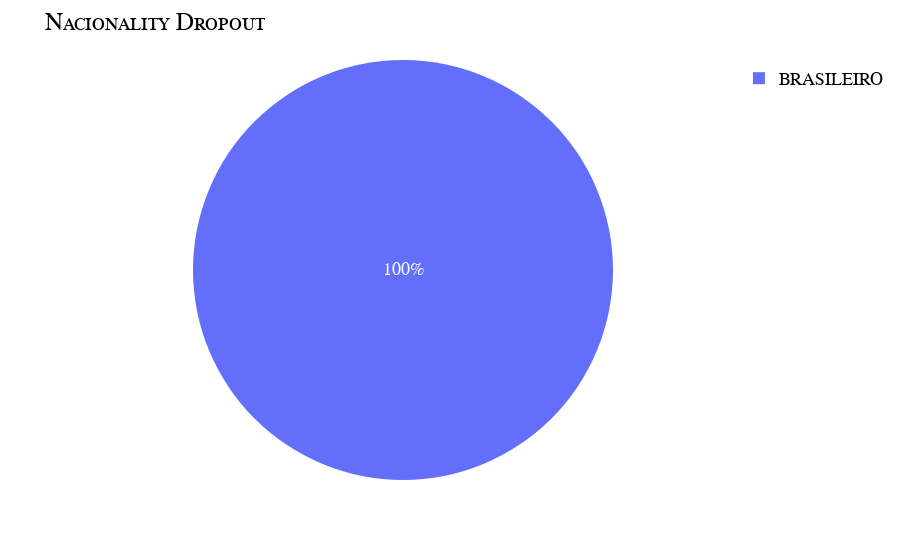
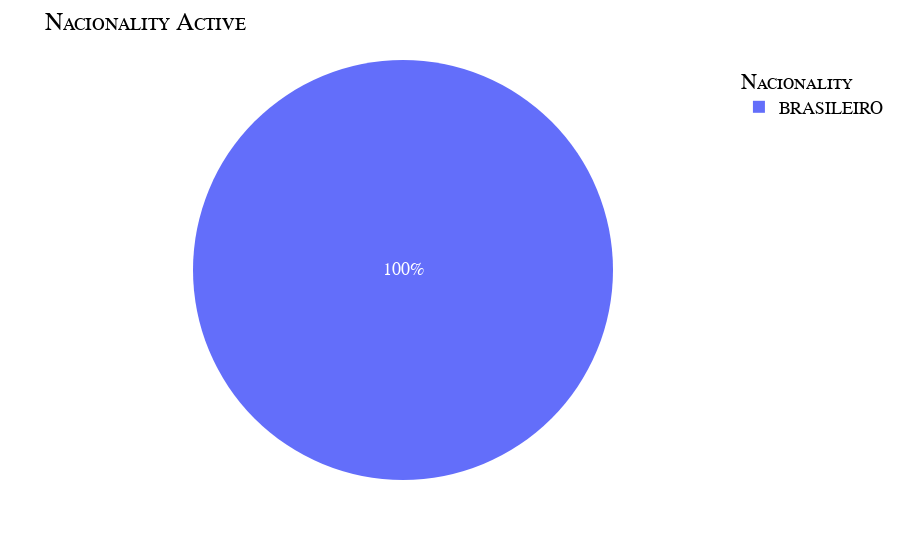

The code cell stored with these charts, in order, in its notebook:
### Code cell
# faixa etária, estado civil, nacionalidade.
fig = px.pie(dropout.groupby("Nacionalidade").size().reset_index(name='count'), names='Nacionalidade', values='count').update_layout(title={"text": "Nacionality Dropout"}, font=my_font).show()

#fig = px.pie(active.groupby("Nacionalidade").size().reset_index(name='count'), names='Nacionalidade', values='count').update_layout(title={"text": "Nacionality Active"}, legend_title_text="Nacionality", font=my_font).show()

### Figure 1 — Plotly figure (JSON) as saved in the notebook; plotly's stock layout.template omitted (floating-point values rounded to 4 significant figures)
{"data": [{"domain": {"x": [0, 1], "y": [0, 1]}, "hovertemplate": "Nacionalidade=%{label}<br>count=%{value}<extra></extra>", "labels": ["BRASILEIRO"], "legendgroup": "", "name": "", "showlegend": true, "type": "pie", "values": [498]}], "layout": {"font": {"color": "Black", "family": "Courier New, monospace", "size": 18, "variant": "small-caps"}, "legend": {"tracegroupgap": 0}, "margin": {"t": 60}, "title": {"text": "Nacionality Dropout"}}}

### Figure 2 — Plotly figure (JSON) as saved in the notebook; plotly's stock layout.template omitted (floating-point values rounded to 4 significant figures)
{"data": [{"domain": {"x": [0, 1], "y": [0, 1]}, "hovertemplate": "Nacionalidade=%{label}<br>count=%{value}<extra></extra>", "labels": ["BRASILEIRO"], "legendgroup": "", "name": "", "showlegend": true, "type": "pie", "values": [220]}], "layout": {"font": {"color": "Black", "family": "Courier New, monospace", "size": 18, "variant": "small-caps"}, "legend": {"title": {"text": "Nacionality"}, "tracegroupgap": 0}, "margin": {"t": 60}, "title": {"text": "Nacionality Active"}}}
